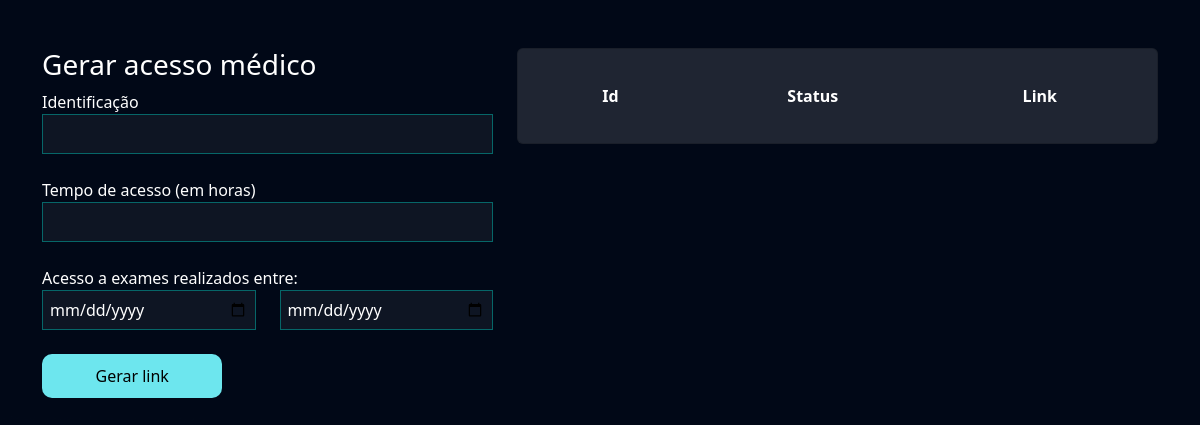
Page /exames/gerar_acesso_medico/ (signed in) on the earlier database version.
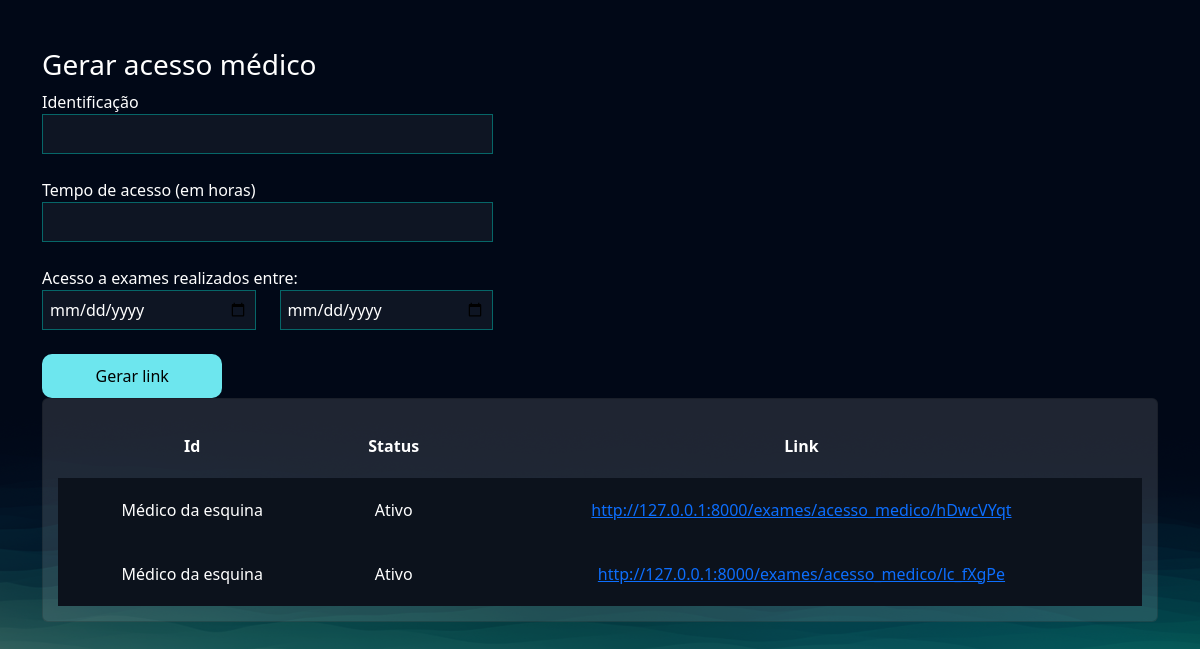
Same page on the later database version.
### exames/models.py (models this page shows, shortened)
class AcessoMedico(models.Model):
    usuario = models.ForeignKey(User, on_delete=models.DO_NOTHING)
    identificacao = models.CharField(max_length=50)
    tempo_de_acesso = models.IntegerField() # Em horas
    criado_em = models.DateTimeField()
    data_exames_iniciais = models.DateField()
    data_exames_finais = models.DateField()
    token = models.CharField(max_length=20, null=True, blank=True)
    @property
    def status(self):
        return 'Expirado' if timezone.now() > (self.criado_em + timedelta(hours=self.tempo_de_acesso)) else 'Ativo'
    @property
    def url(self):
        return f"http://127.0.0.1:8000/exames/acesso_medico/{self.token}"

### exames/views.py (the view, shortened to what this page needs)
# urls.py: path('gerar_acesso_medico/', views.gerar_acesso_medico, name="gerar_acesso_medico"),
@login_required
def gerar_acesso_medico(request):
    if request.method == "GET":
        acessos_medicos = AcessoMedico.objects.filter(usuario=request.user)
        return render(request, 'gerar_acesso_medico.html', {'acessos_medicos': acessos_medicos})

### exames/templates/gerar_acesso_medico.html (shortened to what this page needs)
{% extends "bases/base.html" %}
{% load static %}
{% block 'head' %}
    <link href="{% static 'exames/css/css.css' %}" rel="stylesheet">
    <link href="{% static 'exames/css/gerenciar_pedidos.css' %}" rel="stylesheet">
{% endblock 'head' %}
{% block 'conteudo' %}
    <br>
    <br>
    <div class="container">
        <div class="row">
            <div class="col-md-5">
                <h3>Gerar acesso médico</h3>
                <form action="{% url "gerar_acesso_medico" %}" method="POST">{% csrf_token %}
                    <label for="">Identificação</label>
                    <br>
                    <input style="width: 100%" type="text" name="identificacao" id="" class="input-default">
                    <br>
                    <br>
                    <label for="">Tempo de acesso (em horas)</label>
                    <br>
                    <input style="width: 100%" type="number" name="tempo_de_acesso" id="" class="input-default">
                    <br>
                    <br>
                    <div class="row">
                        <label for="">Acesso a exames realizados entre:</label>
                        <div class="col-md">
                            <input style="width: 100%" type="date" name="data_exame_inicial" id="" class="input-default">
                        </div>
                        <div class="col-md">
                            <input style="width: 100%" type="date" name="data_exame_final" id="" class="input-default">
                            <br>
                            <br>
                        </div>
                    </div>
                    <input style="width: 40%" type="submit" class="btn-default" value="Gerar link">
                </form>
            </div>
            <div class="col-md">
                <div class="card">
                    <table style="text-align: center">
                        <tr>
                        <th>Id</th>
                        <th>Status</th>
                        <th>Link</th>
                        </tr>
                            {% for acesso in acessos_medicos  %}
                                <tr class="linha-tabela">
                                    <td>{{acesso.identificacao}}</td>
                                    <td>{{acesso.status}}</td>
                                    <td><a href="{{acesso.url}}">{{acesso.url}}</a></td>
                                </tr>
                            {% endfor %}
                    </table>
                </div>
            </div>
        </div>
    </div>
{% endblock 'conteudo' %}

Differences in the rows shown:
added AcessoMedico: identificacao "Médico da esquina", status "Ativo", url "http://127.0.0.1:8000/exames/acesso_medico/hDwcVYqt"
added AcessoMedico: identificacao "Médico da esquina", status "Ativo", url "http://127.0.0.1:8000/exames/acesso_medico/lc_fXgPe"
